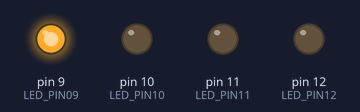
Recording of a sketch running on a simulated Arduino Uno, built with avr-gcc and run on an emulated ATmega328P. On the bench: output pins drawn as LEDs (lit = HIGH).

Above: at 0.05 s.
At 0.2 s:
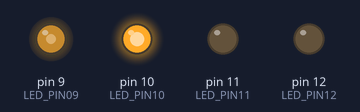
At 0.35 s:
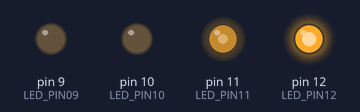
At 0.65 s:
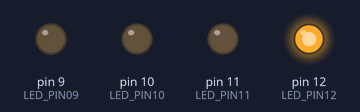
At 0.9 s:
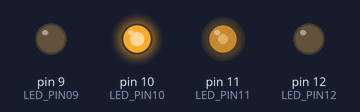
At 1.2 s:
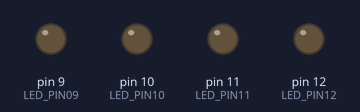
Timing chart, 0 to 3.0 s (numbered marks = the images above):
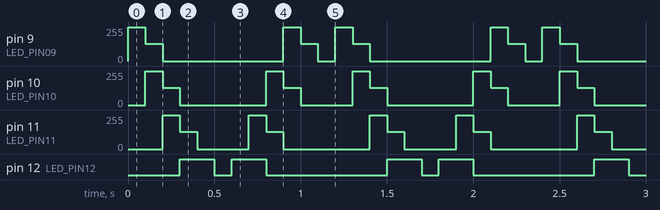

Measured:
- by itself, pin 9 (LED_PIN09): repeats every 1.2 s: 128/255 0.10 s, 0/255 0.70 s, 255/255 0.10 s, 128/255 0.10 s, 0/255 0.10 s, 255/255 0.10 s
- by itself, pin 10 (LED_PIN10): repeats every 1.2 s: 128/255 0.10 s, 0/255 0.50 s, 255/255 0.10 s, 128/255 0.10 s, 0/255 0.30 s, 255/255 0.10 s
- by itself, pin 11 (LED_PIN11): repeats every 1.2 s: 128/255 0.10 s, 0/255 0.30 s, 255/255 0.10 s, 128/255 0.10 s, 0/255 0.50 s, 255/255 0.10 s
- by itself, pin 12 (LED_PIN12): repeats every 1.2 s: LOW 0.10 s, HIGH 0.20 s, LOW 0.70 s, HIGH 0.20 s

The sketch:

sketch_nov24c.ino
```cpp
/*
  LED複数個でウェーブ
*/
#define LED_PIN09 9
#define LED_PIN10 10
#define LED_PIN11 11
#define LED_PIN12 12

int flag;

void setup(){
  pinMode(LED_PIN09, OUTPUT);
  pinMode(LED_PIN10, OUTPUT);
  pinMode(LED_PIN11, OUTPUT);
  pinMode(LED_PIN12, OUTPUT);
}

void loop(){
  LED_RL();
  LED_LR();
}

void LED_RL(){
  analogWrite(LED_PIN09, 255);
  delay(100);
  analogWrite(LED_PIN09, 128);
  analogWrite(LED_PIN10, 255);
  delay(100);
  analogWrite(LED_PIN09, 0);
  analogWrite(LED_PIN10, 128);
  analogWrite(LED_PIN11, 255);
  delay(100);
  analogWrite(LED_PIN10, 0);
  analogWrite(LED_PIN11, 128);
  analogWrite(LED_PIN12, 255);
  delay(100);
  analogWrite(LED_PIN11, 0);
  analogWrite(LED_PIN12, 128);
  delay(100);
  analogWrite(LED_PIN12, 0);
  delay(100);
}

void LED_LR(){
  analogWrite(LED_PIN12, 255);
  delay(100);
  analogWrite(LED_PIN12, 128);
  analogWrite(LED_PIN11, 255);
  delay(100);
  analogWrite(LED_PIN12, 0);
  analogWrite(LED_PIN11, 128);
  analogWrite(LED_PIN10, 255);
  delay(100);
  analogWrite(LED_PIN11, 0);
  analogWrite(LED_PIN10, 128);
  analogWrite(LED_PIN09, 255);
  delay(100);
  analogWrite(LED_PIN10, 0);
  analogWrite(LED_PIN09, 128);
  delay(100);
  analogWrite(LED_PIN09, 0);
  delay(100);
}
```
